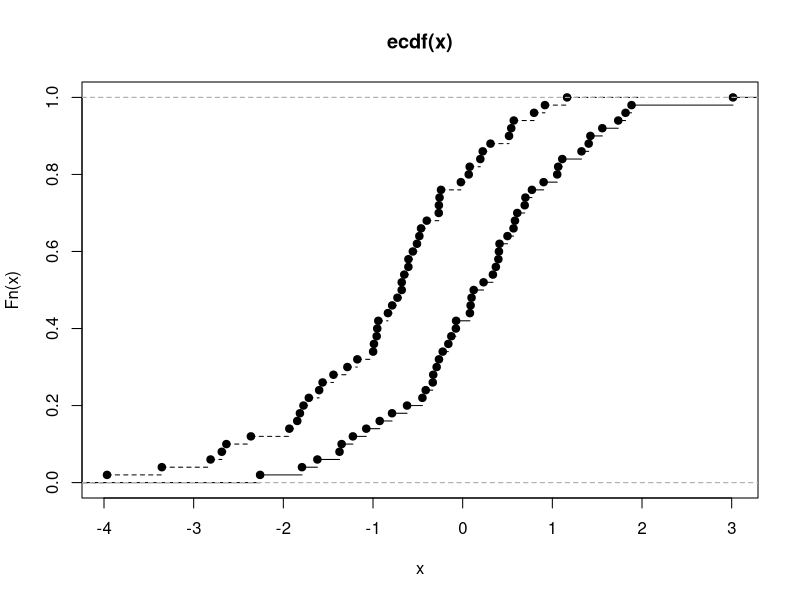
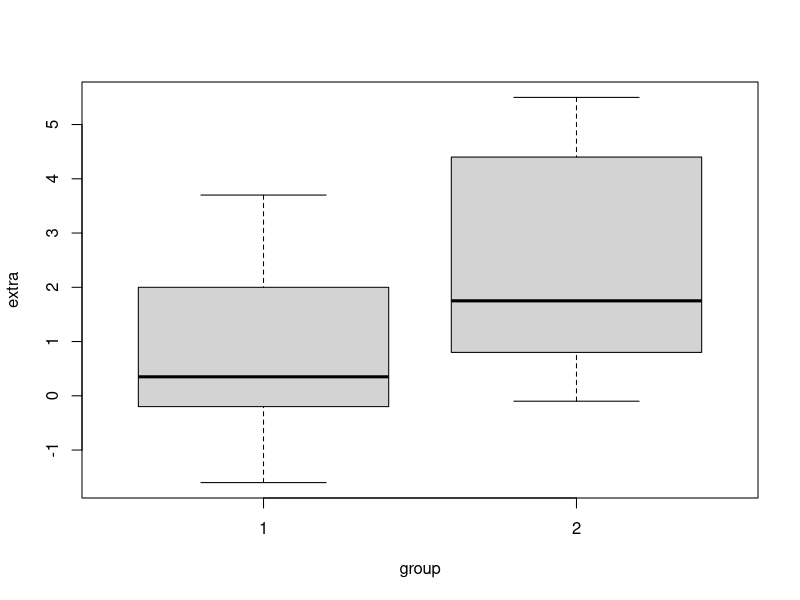
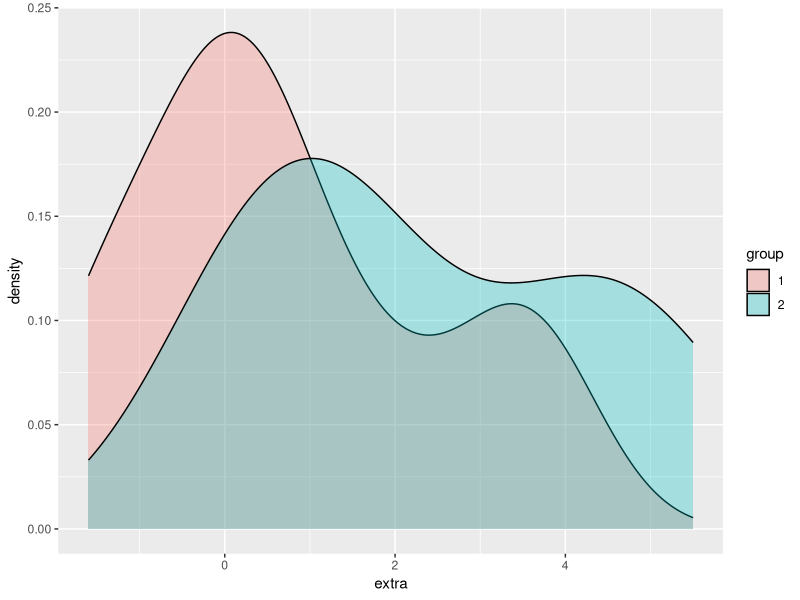

Write the R code that produced these figures, in order. (Note: this script raises an error after producing the figures.)
## ---- chunk 1
library(ggplot2)
## ---- chunk 2

x <- rnorm(50)
y <- runif(30)
# Do x and y come from the same distribution?
ks.test(x, y)
# Does x come from a shifted gamma distribution with shape 3 and rate 2?
ks.test(x+2, "pgamma", 3, 2) # two-sided, exact
ks.test(x+2, "pgamma", 3, 2, exact = FALSE)
ks.test(x+2, "pgamma", 3, 2, alternative = "gr")

# test if x is stochastically larger than x2
x2 <- rnorm(50, -1)
plot(ecdf(x), xlim = range(c(x, x2)))
plot(ecdf(x2), add = TRUE, lty = "dashed")
t.test(x, x2, alternative = "g")
wilcox.test(x, x2, alternative = "g")
ks.test(x, x2, alternative = "l")
## ---- chunk 3
## From Agresti(2007) p.39
M <- as.table(rbind(c(762, 327, 468), c(484, 239, 477)))
dimnames(M) <- list(gender = c("F", "M"),
                    party = c("Democrat","Independent", "Republican"))
(Xsq <- chisq.test(M))  # Prints test summary
Xsq$observed   # observed counts (same as M)
Xsq$expected   # expected counts under the null
Xsq$residuals  # Pearson residuals
Xsq$stdres     # standardized residuals


## Effect of simulating p-values
x <- matrix(c(12, 5, 7, 7), ncol = 2)
chisq.test(x)$p.value           # 0.4233
chisq.test(x, simulate.p.value = TRUE, B = 10000)$p.value
                                # around 0.29!

## Testing for population probabilities
## Case A. Tabulated data
x <- c(A = 20, B = 15, C = 25)
chisq.test(x)
chisq.test(as.table(x))             # the same
x <- c(89,37,30,28,2)
p <- c(40,20,20,15,5)
try(
chisq.test(x, p = p)                # gives an error
)
chisq.test(x, p = p, rescale.p = TRUE)
                                # works
p <- c(0.40,0.20,0.20,0.19,0.01)
                                # Expected count in category 5
                                # is 1.86 < 5 ==> chi square approx.
chisq.test(x, p = p)            #               maybe doubtful, but is ok!
chisq.test(x, p = p, simulate.p.value = TRUE)

## Case B. Raw data
x <- trunc(5 * runif(100))
chisq.test(table(x))            # NOT 'chisq.test(x)'!
## ---- chunk 4
require(graphics)

t.test(1:10, y = c(7:20))      # P = .00001855
t.test(1:10, y = c(7:20, 200)) # P = .1245    -- NOT significant anymore

## Classical example: Student's sleep data
plot(extra ~ group, data = sleep)
## Formula interface
t.test(extra ~ group, data = sleep)
ggplot(sleep)+geom_density(aes(x=extra,fill=group),alpha=0.3,position = "identity")

## ---- chunk 5
wilcox.test()
## ---- chunk 6

## ---- chunk 7
n <- 100
norm_data <- data.frame(id=1:n,x=rnorm(n),x_=rnorm(n),y=rnorm(n,0.5,1.5),y_=rnorm(n,3,5))
norm_data_sort<- data.frame(id=1:n,x=cumsum( sort(norm_data$x) ),x_=cumsum(sort(norm_data$x_)),y=cumsum( sort(norm_data$y)),y_=cumsum( sort(norm_data$y_) ) )

ks.tests     <- sapply( norm_data[,-c(1)] , function(x){ ks.test( norm_data$x , x ) } )
t.tests      <- sapply( norm_data[,-c(1)] , function(x){ t.test ( norm_data$x , x ) } ) # con pocos datos, si no todo passa como normal
chisq.tests  <- sapply( norm_data[,-c(1)] , function(x){ chisq.test ( norm_data$x , x ,correct = F ) } )
wilcox.tests <- sapply( norm_data[,-c(1)] , function(x){ wilcox.test( norm_data$x , x  ) } )


ggplot( reshape2::melt(norm_data_sort,id.vars="id" ) ) + 
  geom_point(aes(x=id,y=value,colour=variable) )

ggplot(reshape2::melt(norm_data,id.vars="id" ))+
         geom_density(aes(x=value,fill=variable),alpha=0.3,position = "identity" )
## ---- chunk 8
n <- 100
unif_data <- data.frame(id=1:n,x=runif(n),x_=runif(n),y=runif(n,0.5,1.5),y_=runif(n,3,5))
unif_data_sort<- data.frame(id=1:n,x=cumsum( sort(unif_data$x) ),x_=cumsum(sort(unif_data$x_)),y=cumsum( sort(unif_data$y)),y_=cumsum( sort(unif_data$y_) ) )

ks.tests     <- sapply( unif_data[,-c(1:2)] , function(x){ ks.test( unif_data$x , x ) } )
t.tests      <- sapply( unif_data[,-c(1:2)] , function(x){ t.test ( unif_data$x , x ) } )
chisq.tests  <- sapply( unif_data[,-c(1:2)] , function(x){ chisq.test ( unif_data$x , x ,correct = F ) } )
wilcox.tests <- sapply( unif_data[,-c(1:2)] , function(x){ wilcox.test( unif_data$x , x  ) } )


ggplot( reshape2::melt(unif_data_sort,id.vars="id" ) ) + 
  geom_point(aes(x=id,y=value,colour=variable) )

ggplot(reshape2::melt(unif_data,id.vars="id" ))+
         geom_density(aes(x=value,fill=variable),alpha=0.3,position = "identity" )
## ---- chunk 9
n <- 100
exp_data <- data.frame(id=1:n,x=rexp(n),x_=rexp(n),y=rexp(n,1.5),y_=rexp(n,3))
exp_data_sort<- data.frame(id=1:n,x=cumsum( sort(exp_data$x) ),x_=cumsum(sort(exp_data$x_)),y=cumsum( sort(exp_data$y)),y_=cumsum( sort(exp_data$y_) ) )

ks.tests     <- sapply( exp_data[,-c(1:2)] , function(x){ ks.test( exp_data$x , x ) } )
t.tests      <- sapply( exp_data[,-c(1:2)] , function(x){ t.test ( exp_data$x , x ) } )
chisq.tests  <- sapply( exp_data[,-c(1:2)] , function(x){ chisq.test ( exp_data$x , x ,correct = F ) } )
wilcox.tests <- sapply( exp_data[,-c(1:2)] , function(x){ wilcox.test( exp_data$x , x  ) } )


ggplot( reshape2::melt(exp_data_sort,id.vars="id" ) ) + 
  geom_point(aes(x=id,y=value,colour=variable) )

ggplot(reshape2::melt(exp_data,id.vars="id" ))+
         geom_density(aes(x=value,fill=variable),alpha=0.3,position = "identity" )
## ---- chunk 10
n <- 100
lnorm_data <- data.frame(id=1:n,x=rlnorm(n),x_=rlnorm(n),y=rlnorm(n,0.5,1.5),y_=rlnorm(n,3,2))
lnorm_data_sort<- data.frame(id=1:n,x=cumsum( sort(lnorm_data$x) ),x_=cumsum(sort(lnorm_data$x_)),y=cumsum( sort(lnorm_data$y)),y_=cumsum( sort(lnorm_data$y_) ) )

ks.tests     <- sapply( lnorm_data[,-c(1:2)] , function(x){ ks.test( lnorm_data$x , x ) } )
t.tests      <- sapply( lnorm_data[,-c(1:2)] , function(x){ t.test ( lnorm_data$x , x ) } )
chisq.tests  <- sapply( lnorm_data[,-c(1:2)] , function(x){ chisq.test ( lnorm_data$x , x ,correct = F ) } )
wilcox.tests <- sapply( lnorm_data[,-c(1:2)] , function(x){ wilcox.test( lnorm_data$x , x  ) } )


ggplot( reshape2::melt(lnorm_data_sort,id.vars="id" ) ) + 
  geom_point(aes(x=id,y=value,colour=variable) )

ggplot(reshape2::melt(lnorm_data,id.vars="id" ))+
         geom_density(aes(x=value,fill=variable),alpha=0.3,position = "identity")+coord_cartesian()

ggplot(reshape2::melt(lnorm_data,id.vars="id" ))+
         geom_density(aes(x=log(value),fill=variable),alpha=0.3,position = "identity")+coord_cartesian()
